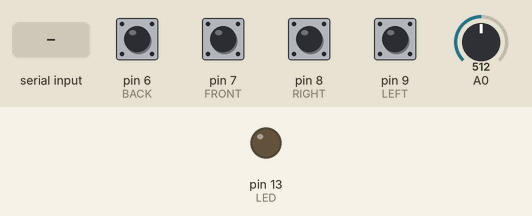
This sketch was run on a simulated Arduino Uno, built with avr-gcc and run on an emulated ATmega328P. Shown: output pins drawn as LEDs (lit = HIGH). Dashed ring = blinking. The test bench sets the inputs (shaded band); at power-on: pin 6 (BACK), pin 7 (FRONT), pin 8 (RIGHT), pin 9 (LEFT) HIGH, A0 = 512. What the sketch prints to the serial monitor is not drawn.

Above: at 1.2 s.
1.3 s: "b" received over Serial
At 1.43 s:
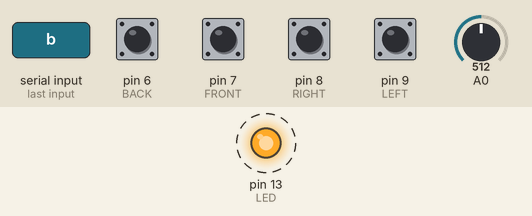
13.6 s: A0 set to 110
15.1 s: A0 set to 93
Timing chart, 0 to 18.1 s (numbered marks = the images above; inputs shaded):
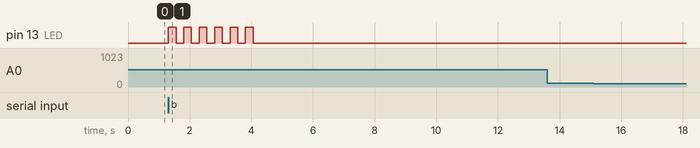

Measured:
- after the input at 1.3 s, pin 13 (LED): alternates HIGH for 0.25 s and LOW for 0.25 s, 12 changes in all, then stays LOW, starting at once
- after the input at 13.6 s, every drawn part: stays the same
- after the input at 15.1 s, every drawn part: stays the same

The sketch:

potentiometerTestForUnity.ino
```cpp
#define RIGHT 8
#define LEFT 9
#define FRONT 7
#define BACK 6
char test;
#define LED 13
void setup()
{
  Serial.begin(9600);
  pinMode(A0, INPUT);
  pinMode(RIGHT, INPUT_PULLUP);
  pinMode(LEFT, INPUT_PULLUP);
  pinMode(FRONT, INPUT_PULLUP);
  pinMode(BACK, INPUT_PULLUP);
  pinMode(LED, OUTPUT);
}

void loop()
{
  char data = Serial.read();
  test = ' ';
  if (digitalRead(RIGHT) == LOW)
  {
    test = 'R';
    delay(50); //debounce
  }
  if (digitalRead(LEFT) == LOW)
  {
    test = 'L';
    delay(50); //debounce
  }
  if (digitalRead(FRONT) == LOW)
  {
    test = 'F';
    delay(50); //debounce
  }
  if (digitalRead(BACK) == LOW)
  {
    test = 'B';
    delay(50); //debounce
  }

  if (data == 't')
  {
    digitalWrite(LED, HIGH);
  }


  if (data == 'o')
  {
    digitalWrite(LED, LOW);
  }


  if (data == 'b')
  {
    digitalWrite(LED, HIGH);
    delay(250);
    digitalWrite(LED, LOW);
    delay(250);
    digitalWrite(LED, HIGH);
    delay(250);
    digitalWrite(LED, LOW);
    delay(250);
    digitalWrite(LED, HIGH);
    delay(250);
    digitalWrite(LED, LOW);
    delay(250);
    digitalWrite(LED, HIGH);
    delay(250);
    digitalWrite(LED, LOW);
    delay(250);
    digitalWrite(LED, HIGH);
    delay(250);
    digitalWrite(LED, LOW);
    delay(250);
    digitalWrite(LED, HIGH);
    delay(250);
    digitalWrite(LED, LOW);
    delay(250);

  }
  float volt = analogRead(A0);
  volt = map(volt, 0, 1023, 0, 100);
  Serial.print(volt);
  Serial.print(",");
  Serial.println(test);
}
```
